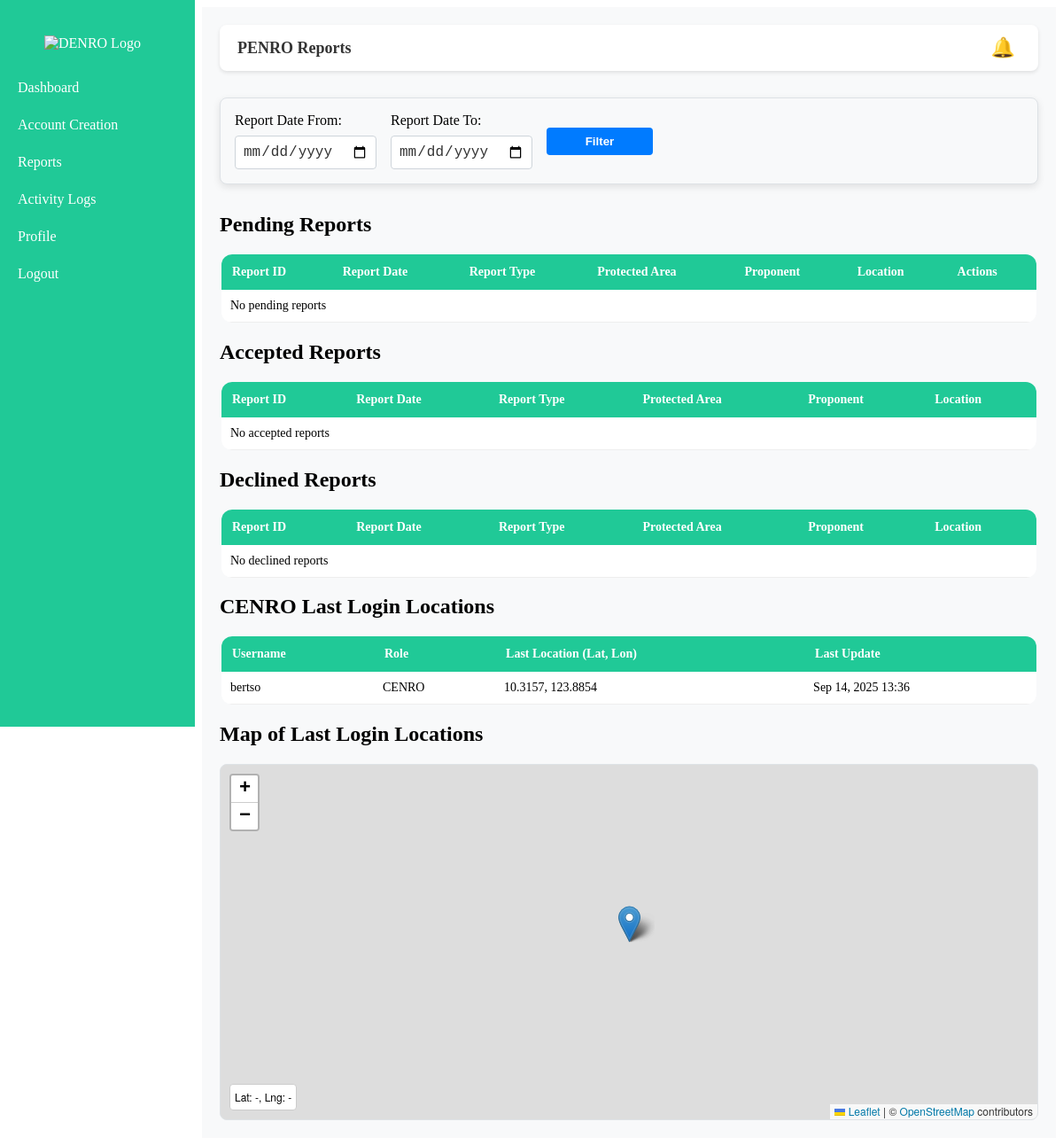
Page /penro/reports/ (signed in) on the earlier database version.
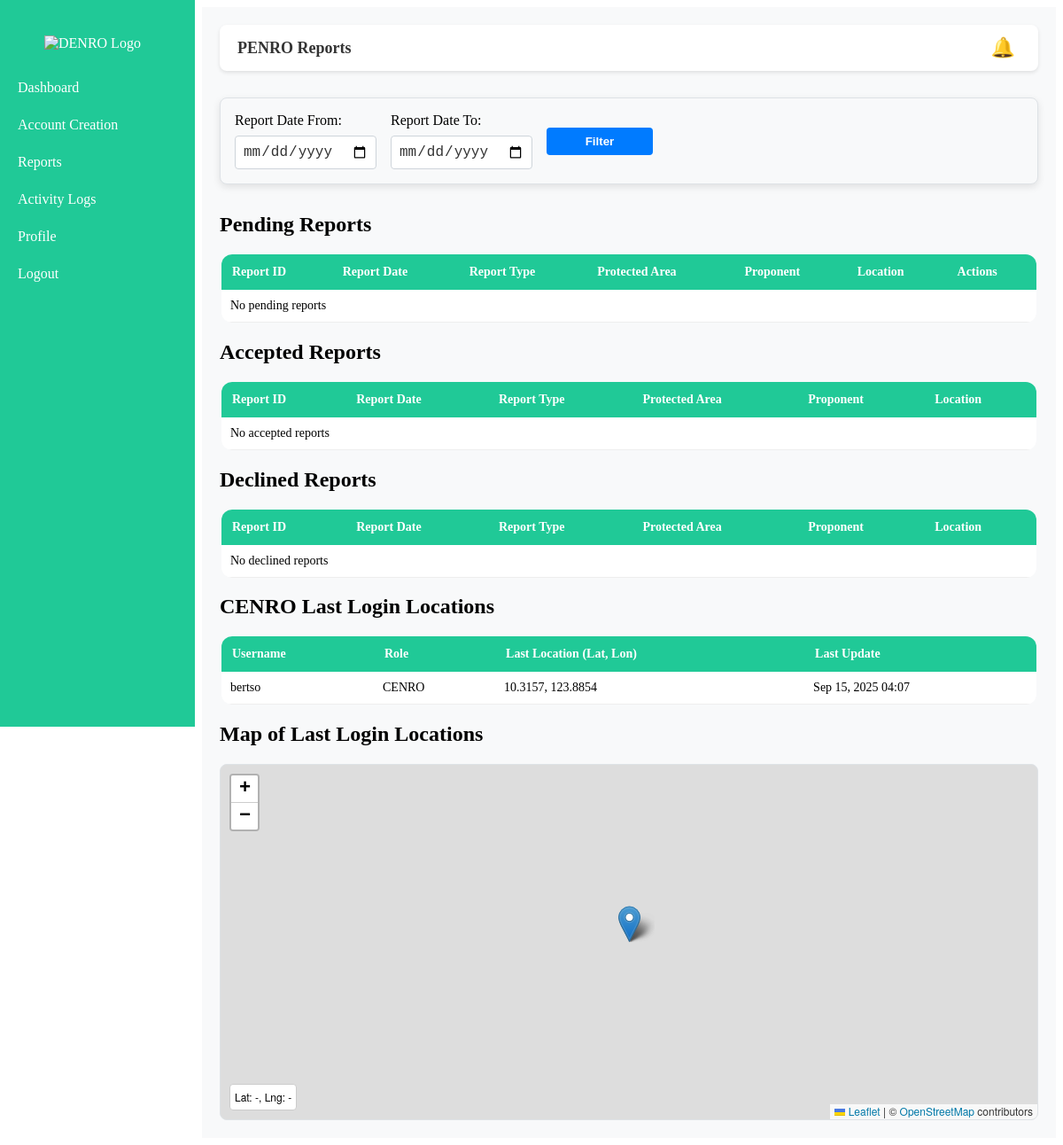
Same page on the later database version.
### DENRO/models.py (models this page shows, shortened)
class User(AbstractUser):
    class RoleChoices(models.TextChoices):
        SUPER_ADMIN = "SUPER_ADMIN", "Super Admin"
        ADMIN = "ADMIN", "Admin"
        PENRO = "PENRO", "PENRO"
        CENRO = "CENRO", "CENRO"
        EVALUATOR = "EVALUATOR", "Evaluator"
    email = models.EmailField()
    role = models.CharField(
        max_length=20, choices=RoleChoices.choices, default=RoleChoices.ADMIN
    )
    is_approved = models.BooleanField(default=False)
    is_rejected = models.BooleanField(default=False)
    is_deactivated = models.BooleanField(default=False)
    gender = models.CharField(max_length=10, choices=[('Male', 'Male'), ('Female', 'Female')], blank=True, null=True)
    phone_number = models.CharField(max_length=20, blank=True, null=True)
    region = models.CharField(max_length=100, blank=True, null=True)
    profile_pic = models.CharField(max_length=255, blank=True, null=True)
    id_number = models.CharField(max_length=50, blank=True, null=True, unique=True)

class ActivityLog(models.Model):
    user        = models.ForeignKey(
        settings.AUTH_USER_MODEL,              # ✅ use the string via settings
        on_delete=models.SET_NULL,
        null=True, blank=True,
        related_name="activity_logs",
    )
    action      = models.CharField(max_length=16, choices=ActivityAction.choices)
    details     = models.TextField(blank=True, null=True)
    ip_address  = models.GenericIPAddressField(blank=True, null=True)
    created_at  = models.DateTimeField(auto_now_add=True)
    class Meta:
        ordering = ["-created_at"]
        indexes = [
            models.Index(fields=["-created_at"]),
            models.Index(fields=["action"]),
            models.Index(fields=["user"]),
        ]

### DENRO/views.py (the view, shortened to what this page needs)
# urls.py: path("penro/reports/", views.penro_reports, name="penro_reports"),
@login_required
def penro_reports(request):
    pending_reports = EnumeratorsReport.objects.filter(status="PENDING").select_related(
        "enumerator", "pa", "profile"
    )
    accepted_reports = EnumeratorsReport.objects.filter(status="ACCEPTED").select_related(
        "enumerator", "pa", "profile"
    )
    declined_reports = EnumeratorsReport.objects.filter(status="DECLINED").select_related(
        "enumerator", "pa", "profile"
    )
    dfrom = request.GET.get("from")
    dto = request.GET.get("to")
    if dfrom:
        pending_reports = pending_reports.filter(report_date__gte=dfrom)
        accepted_reports = accepted_reports.filter(report_date__gte=dfrom)
        declined_reports = declined_reports.filter(report_date__gte=dfrom)
    if dto:
        pending_reports = pending_reports.filter(report_date__lte=dto)
        accepted_reports = accepted_reports.filter(report_date__lte=dto)
        declined_reports = declined_reports.filter(report_date__lte=dto)
    cenro_users = User.objects.filter(role='CENRO', is_approved=True, is_deactivated=False)
    cenro_locations = []
    for user in cenro_users:
        last_location_log = ActivityLog.objects.filter(
            user=user, action='LOCATION_UPDATE'
        ).order_by('-created_at').first()
        if last_location_log and last_location_log.details:
            try:
                parts = last_location_log.details.split(': ')
                if len(parts) == 2:
                    coords = parts[1].split(', ')
                    if len(coords) == 2:
                        lat = float(coords[0])
                        lon = float(coords[1])
                        cenro_locations.append({
                            'id': user.id,
                            'username': user.username,
                            'role': user.role,
                            'lat': lat,
                            'lon': lon,
                            'last_update': last_location_log.created_at,
                        })
            except ValueError:
                pass
    current_user_location = None
    last_location_log = ActivityLog.objects.filter(
        user=request.user, action='LOCATION_UPDATE'
    ).order_by('-created_at').first()
    if last_location_log and last_location_log.details:
        try:
            parts = last_location_log.details.split(': ')
            if len(parts) == 2:
                coords = parts[1].split(', ')
                if len(coords) == 2:
                    lat = float(coords[0])
                    lon = float(coords[1])
                    current_user_location = {
                        'lat': lat,
                        'lon': lon,
                        'last_update': last_location_log.created_at,
                    }
        except ValueError:
            pass
    notifications, unread_count = get_unread_notifications(request)
    return render(
        request,
        "PENRO/PENRO_reports.html",
        {
            "pending_reports": pending_reports,
            "accepted_reports": accepted_reports,
            "declined_reports": declined_reports,
            "cenro_locations": cenro_locations,
            "current_user_location": current_user_location,
            "notifications": notifications,
            "unread_count": unread_count,
        },
    )

### DENRO/context_processors.py (called while the page is built)
def _normalize_role(raw: Any) -> str:
    if raw is None:
        return ""
    text = str(raw).upper()
    return re.sub(r"[^A-Z]", "", text)

### DENRO/views.py (called while the page is built)
def get_unread_notifications(request):
    notifications = Notification.objects.filter(user=request.user, is_read=False).order_by("-created_at")
    return notifications, notifications.count()

### DENRO/templates/PENRO/PENRO_reports.html (shortened to what this page needs)
{% load static %}
<!DOCTYPE html>
<html lang="en">
<head>
    <link rel="stylesheet" href="{% static 'styles/dashboard.css' %}">
    <link rel="stylesheet" href="{% static 'styles/sidebar.css' %}">
    <link rel="stylesheet" href="https://unpkg.com/leaflet@1.9.4/dist/leaflet.css"/>
</head>
<body>
    {% include 'includes/sidenav/sidenav_penro.html' %}
    <div class="content">
        <div class="top-bar">
            <h2>PENRO Reports</h2>
            <div class="notification">
                <button id="notifBtn" class="bell-btn">
                    🔔
                </button>
            </div>
        </div>
        <div class="filters" style="background: #f8f9fa; padding: 1rem; border-radius: 8px; border: 1px solid #dee2e6; margin-bottom: 2rem;">
            <form method="get" style="display: flex; gap: 1rem; align-items: center; flex-wrap: wrap;">
                <div style="display: flex; flex-direction: column;">
                    <label for="from" style="font-weight: 500; margin-bottom: 0.5rem;">Report Date From:</label>
                    <input type="date" id="from" name="from" value="{{ request.GET.from }}" style="padding: 0.5rem; border: 1px solid #ced4da; border-radius: 4px;">
                </div>
                <div style="display: flex; flex-direction: column;">
                    <label for="to" style="font-weight: 500; margin-bottom: 0.5rem;">Report Date To:</label>
                    <input type="date" id="to" name="to" value="{{ request.GET.to }}" style="padding: 0.5rem; border: 1px solid #ced4da; border-radius: 4px;">
                </div>
                <div style="display: flex; align-items: flex-end;">
                    <button type="submit" style="background: #007bff; color: white; border: none; padding: 0.5rem 1rem; border-radius: 4px; cursor: pointer;">Filter</button>
                </div>
            </form>
        </div>
        <h2>Pending Reports</h2>
        <div class="table-wrap">
            <table>
                <thead>
                    <tr>
                        <th>Report ID</th>
                        <th>Report Date</th>
                        <th>Report Type</th>
                        <th>Protected Area</th>
                        <th>Proponent</th>
                        <th>Location</th>
                        <th>Actions</th>
                    </tr>
                </thead>
                <tbody>
                    {% for report in pending_reports %}
                    <tr>
                        <td>{{ report.id }}</td>
                        <td>{{ report.report_date }}</td>
                        <td>{{ report.establishment.name }}</td>
                        <td>{{ report.pa.name }}</td>
                        <td>{{ report.profile.proponent_name }}</td>
                        <td>{{ report.profile.location }}</td>
                        <td>
                            <form method="post" action="{% url 'penro_reports' %}">
                                {% csrf_token %}
                                <input type="hidden" name="report_id" value="{{ report.id }}">
                                <button type="submit" name="action" value="accept" class="btn btn-accept">Accept</button>
                                <button type="submit" name="action" value="decline" class="btn btn-decline">Decline</button>
                            </form>
                        </td>
                    </tr>
                    {% empty %}
                    <tr><td colspan="7">No pending reports</td></tr>
                    {% endfor %}
                </tbody>
            </table>
        </div>
        <h2>Accepted Reports</h2>
        <div class="table-wrap">
            <table>
                <thead>
                    <tr>
                        <th>Report ID</th>
                        <th>Report Date</th>
                        <th>Report Type</th>
                        <th>Protected Area</th>
                        <th>Proponent</th>
                        <th>Location</th>
                    </tr>
                </thead>
                <tbody>
                    {% for report in accepted_reports %}
                    <tr>
                        <td>{{ report.id }}</td>
                        <td>{{ report.report_date }}</td>
                        <td>{{ report.establishment.name }}</td>
                        <td>{{ report.pa.name }}</td>
                        <td>{{ report.profile.proponent_name }}</td>
                        <td>{{ report.profile.location }}</td>
                    </tr>
                    {% empty %}
                    <tr><td colspan="6">No accepted reports</td></tr>
                    {% endfor %}
                </tbody>
            </table>
        </div>
        <h2>Declined Reports</h2>
        <div class="table-wrap">
            <table>
                <thead>
                    <tr>
                        <th>Report ID</th>
                        <th>Report Date</th>
                        <th>Report Type</th>
                        <th>Protected Area</th>
                        <th>Proponent</th>
                        <th>Location</th>
                    </tr>
                </thead>
                <tbody>
                    {% for report in declined_reports %}
                    <tr>
                        <td>{{ report.id }}</td>
                        <td>{{ report.report_date }}</td>
                        <td>{{ report.establishment.name }}</td>
                        <td>{{ report.pa.name }}</td>
                        <td>{{ report.profile.proponent_name }}</td>
                        <td>{{ report.profile.location }}</td>
                    </tr>
                    {% empty %}
                    <tr><td colspan="6">No declined reports</td></tr>
                    {% endfor %}
                </tbody>
            </table>
        </div>
        <h2>CENRO Last Login Locations</h2>
        <div class="table-wrap">
            <table>
                <thead>
                    <tr>
                        <th>Username</th>
                        <th>Role</th>
                        <th>Last Location (Lat, Lon)</th>
                        <th>Last Update</th>
                    </tr>
                </thead>
                <tbody>
                    {% for location in cenro_locations %}
                    <tr>
                        <td>{{ location.username }}</td>
                        <td>{{ location.role }}</td>
                        <td>{{ location.lat }}, {{ location.lon }}</td>
                        <td>{{ location.last_update|date:"M d, Y H:i" }}</td>
                    </tr>
                    {% empty %}
                    <tr><td colspan="4">No location data available</td></tr>
                    {% endfor %}
                </tbody>
            </table>
        </div>
        <h2>Map of Last Login Locations</h2>
        <div id="map" style="height: 400px; margin-top: 1rem; border: 1px solid #dee2e6; border-radius: 8px;"></div>
    </div>
</body>
</html>

### DENRO/templates/includes/sidenav/sidenav_penro.html (shortened to what this page needs)
{% load static %}
<div class="sidebar">
  <img src="{% static 'images/Logo.png' %}" alt="DENRO Logo" class="sidebar-logo">
  <a href="{% url 'PENRO_dashboard' %}"> Dashboard</a>
  <a href="{% url 'penro_create_account' %}"> Account Creation</a>
  <a href="{% url 'penro_reports' %}"> Reports</a>
  <a href="{% url 'penro_activity_logs' %}"> Activity Logs</a>
  <a href="{% url 'user_profile' %}"> Profile</a>
  <a href="{% url 'logout' %}"> Logout</a>
</div>

### DENRO/static/styles/dashboard.css (style rules this page uses)
:root { --main-bg: #19c59f; --color-text: #0a3b30; --color-text-light: #0d5145; --color-accent: #0a3b30; --panel: #d8f7ec; --panel-2: #e8f4ef; --radius: 14px; --left-strip: 240px; }

### DENRO/static/styles/sidebar.css (style rules this page uses)
.sidebar { width: 220px; background: #20c997; color: white; height: 100vh; position: fixed; left: 0; top: 0; padding-top: 20px; display: flex; flex-direction: column; }
.sidebar-logo { width: 120px; height: auto; display: block; margin: 20px auto; object-fit: contain; }
.sidebar a { display: block; padding: 12px 20px; color: white; text-decoration: none; font-weight: 500; transition: all 0.3s ease; }
.content { margin-left: 220px; padding: 20px; background: #f8f9fa; min-height: 100vh; }
.filters { background: white; padding: 16px 20px; border-radius: 12px; box-shadow: 0 3px 8px rgba(0,0,0,0.1); max-width: 920px; margin: 0 auto 30px; display: flex; flex-wrap: nowrap; gap: 8px; align-items: center; justify-content: flex-start; overflow-x: auto; scrollbar-width: thin; scrollbar-color: #20c997 #f1f1f1; }
.filters form { display: flex; flex-wrap: nowrap; gap: 8px; width: 100%; align-items: center; min-width: max-content; }
.filters input[type="text"], .filters input[type="date"], .filters select { padding: 12px 16px; border: 1px solid #ccc; border-radius: 8px; font-size: 16px; color: #333; min-width: 160px; transition: border-color 0.2s ease; box-sizing: border-box; }
.filters button[type="submit"] { background-color: #20c997; color: white; border: none; padding: 12px 24px; border-radius: 8px; font-weight: 600; cursor: pointer; transition: background-color 0.3s ease; min-width: 120px; white-space: nowrap; }
.top-bar { display: flex; justify-content: space-between; align-items: center; background: #ffffff; padding: 12px 20px; border-radius: 8px; box-shadow: 0 2px 4px rgba(0,0,0,0.1); margin-bottom: 30px; }
.top-bar h2 { margin: 0; font-size: 18px; font-weight: 600; color: #333; }
.notification { position: relative; }
.bell-btn { background: none; border: none; font-size: 22px; cursor: pointer; color: #20c997; }
.table-wrap { max-width: 920px; margin: 0 auto; }
table { width: 100%; border-collapse: collapse; margin-top: 8px; background: white; border-radius: 12px; overflow: hidden; }
th { background: #20c997; color: white; padding: 12px; text-align: left; font-weight: 600; font-size: 14px; }
td { padding: 10px; border-bottom: 1px solid #eee; font-size: 14px; }

Differences in the rows shown:
no longer on this page (row unchanged): ActivityLog: last_update "Sep 14, 2025 13:36"
added ActivityLog: last_update "Sep 15, 2025 04:07"
Other differences:
new list line: "bertso CENRO"
new list line: "10.3157 , 123.8854"
list line gone: "bertso CENRO"
list line gone: "10.3157 , 123.8854"
